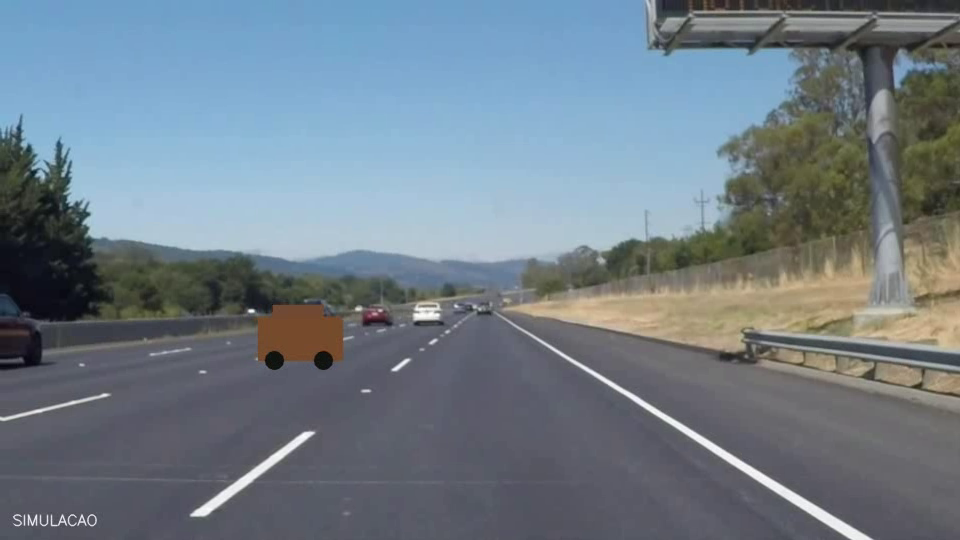
#> input picture frame 3 of exemplos_tp2/Aula_Formas_Keypoints_40_Independentes/dados/trafego_simulado.mp4, 960 x 540 px
$ python 28_frames_consecutivos.py
#> lines starting #> are read from the running program, lines starting #| are printed output that depends on the picture; after the words box and inside, x2 and y2 are one past the last pixel; in counts of white or black regions, pixels touching at a corner belong together
"""
EXEMPLO 28 - Frames Consecutivos

OBJETIVO DA AULA
Ler frames consecutivos e observar mudanças pequenas de posição.

COMO FUNCIONA, ETAPA POR ETAPA
VideoCapture acessa vídeo simulado de 12 FPS com movimento de câmera e um objeto sobreposto que se desloca. O programa é inteiramente autônomo: importa OpenCV e
NumPy, identifica a pasta onde se encontra, lê os arquivos da pasta dados,
executa as operações descritas abaixo e salva os resultados em sua própria
pasta sob saidas/. Nenhuma função é importada de outro arquivo Python.

POR QUE ISSO IMPORTA NA PERCEPÇÃO VEICULAR
Fluxo óptico depende de alterações temporais, então a ordem e intervalo de captura importam. A câmera entrega intensidades de pixels; nenhuma dessas
rotinas, isoladamente, compreende semanticamente a cena ou garante
funcionamento sob qualquer iluminação, chuva ou oclusão.

COMO EXECUTAR
    python exemplos/28_frames_consecutivos.py

EXPERIMENTO PARA OS ALUNOS
Altere um parâmetro de cada vez, compare visualmente as imagens produzidas
e registre as medidas impressas no terminal. Compare também pelo menos duas
cenas. Não confunda número de detecções com acerto sem ter anotações de
referência validadas. Os arquivos são salvos automaticamente; não precisa
abrir janelas GUI, sendo adequado ao Google Colab.

CUIDADOS E LIMITAÇÕES
As fotografias de fundo são reais, mas os sinais circulares são sobrepostos
artificialmente para estudo. O vídeo de fluxo óptico é uma simulação criada
com transformação dos frames de uma cena real. O indicador de apoio do anel
é heurístico, NÃO uma confiança probabilística fornecida pelo OpenCV. A
velocidade estimada em pixels/frame NÃO representa, sem calibração e
profundidade, a velocidade real de um obstáculo em metros por segundo.
"""

import cv2
import numpy as np
import time
import csv
from pathlib import Path

# Cada programa contém integralmente as funções que usa: sem arquivo apoio.py.
BASE = Path(__file__).resolve().parent.parent
DADOS = BASE / 'dados'
SAIDA = BASE / 'saidas' / Path(__file__).stem
SAIDA.mkdir(parents=True, exist_ok=True)

# [5 lines left out: function carregar, not called in this run]

def salvar(nome, imagem):
    destino = SAIDA / nome
    if not cv2.imwrite(str(destino), imagem):
        raise IOError(f'Não foi possível salvar {destino}')
    print('Imagem salva:', destino)
    return destino

def painel(imagens, nomes, arquivo='painel.jpg', colunas=3):
    # Redimensiona cada célula e cria o mosaico de forma legível sem GUI.
    largura, altura = 500, 300
    blocos = []
    for img, nome in zip(imagens, nomes):
        if img.ndim == 2: img = cv2.cvtColor(img, cv2.COLOR_GRAY2BGR)
        vis = cv2.resize(img, (largura, altura), interpolation=cv2.INTER_AREA)
        cv2.rectangle(vis, (0, 0), (largura, 32), (14, 25, 41), -1)
        cv2.putText(vis, nome[:54], (12, 23), cv2.FONT_HERSHEY_SIMPLEX,
                    .63, (245, 245, 245), 2, cv2.LINE_AA)
        blocos.append(vis)
    while len(blocos) % colunas:
        blocos.append(np.full((altura, largura, 3), 240, np.uint8))
    linhas = [np.hstack(blocos[i:i + colunas]) for i in range(0, len(blocos), colunas)]
    return salvar(arquivo, np.vstack(linhas))

# [105 lines left out: functions preparar_circulos, confianca_heuristica, detectar_circulos, desenhar_circulos, desenhar_linhas, detectar_harris and 2 more, not called in this run]

def ler_frames(qtd=2):
#> called with qtd = 3
    cap=cv2.VideoCapture(str(DADOS/'trafego_simulado.mp4'))
    if not cap.isOpened():raise FileNotFoundError('Vídeo não encontrado')
    imagens=[]
    for _ in range(qtd):
        ok,fr=cap.read()
        if not ok:break
        imagens.append(fr)
#> this loop made 3 passes
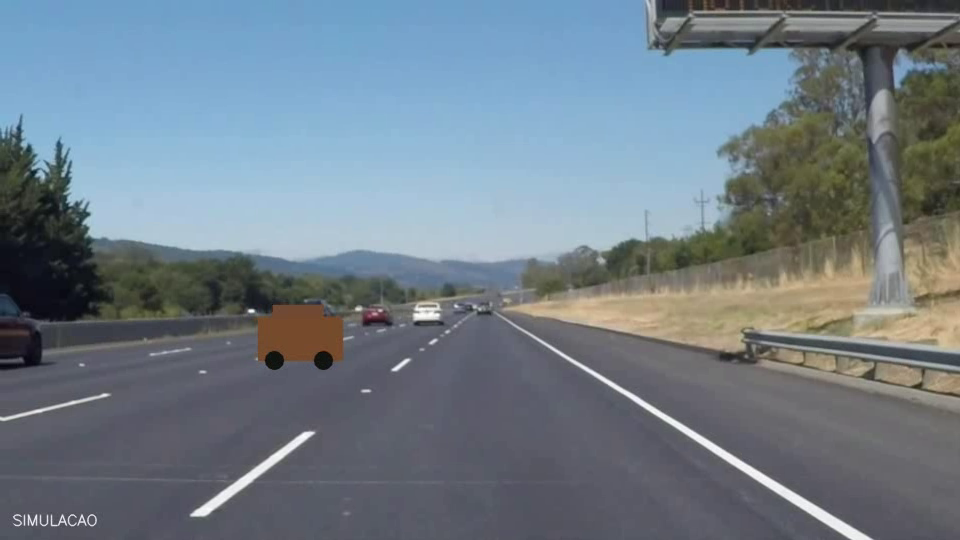
#> input picture frame 3 of exemplos_tp2/Aula_Formas_Keypoints_40_Independentes/dados/trafego_simulado.mp4, 960 x 540 px
#> pass 3, in ler_frames, `ok,fr=cap.read()`:
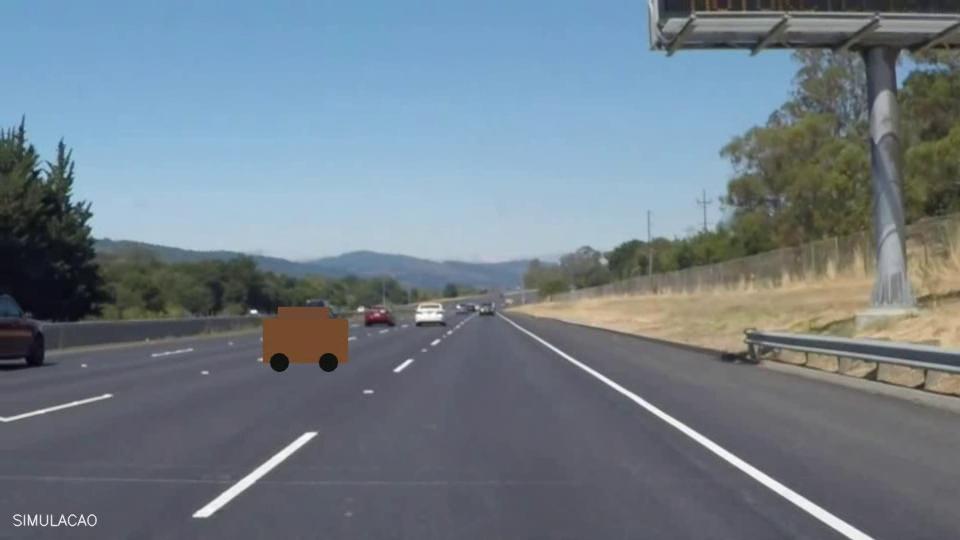
#> fr: shape (540, 960, 3); mean B, G, R 135.9, 125.5, 112.5
#> after the loop, imagens = 3 items
    cap.release()
    if len(imagens)<2:raise RuntimeError('Vídeo insuficiente')
    return imagens

# [22 lines left out: functions fluxo_lk, vetores, not called in this run]

# ===== PROCEDIMENTO PRINCIPAL DO EXEMPLO =====
frames=ler_frames(3)
#> frames = 3 items
a,b=frames[:2]
#> a is the input picture: shape (540, 960, 3); mean B, G, R 135.9, 125.5, 112.6
diff=cv2.absdiff(a,b)
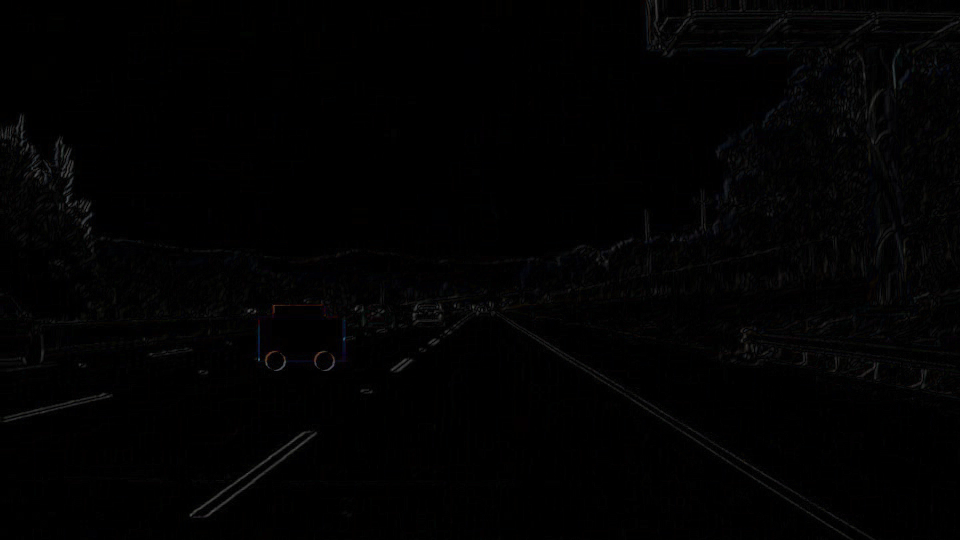
#> diff: shape (540, 960, 3); mean B, G, R 2.1, 1.9, 2
print('Pixels modificados:',np.count_nonzero(cv2.cvtColor(diff,cv2.COLOR_BGR2GRAY)))
#| Pixels modificados: 243625
painel([a,b,diff],['Frame t','Frame t+1','Diferença absoluta'],colunas=3)
#> the loop in painel, `for img, nome in zip(imagens, nomes):` made 3 passes
#> nome on passes 1 to 3: 'Frame t', 'Frame t+1', 'Diferença absoluta'
#> pass 1, in painel, `vis = cv2.resize(img, (largura, altura), interpolation=cv2.INTER_AREA)`:
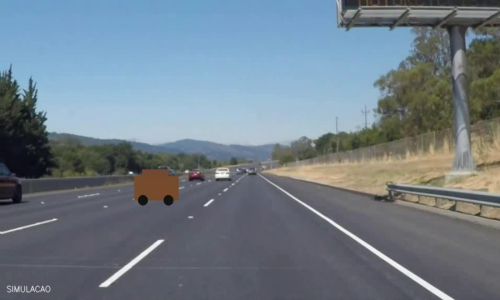
#> vis: shape (300, 500, 3); mean B, G, R 135.9, 125.5, 112.6
#> pass 3, in painel, `vis = cv2.resize(img, (largura, altura), interpolation=cv2.INTER_AREA)`:
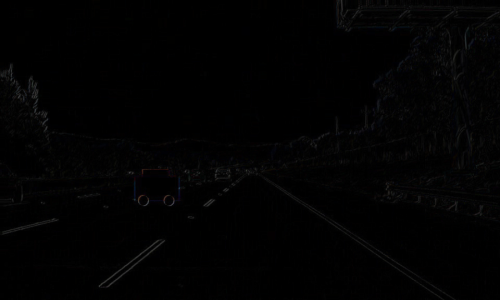
#> vis: shape (300, 500, 3); mean B, G, R 2.1, 1.9, 2
#> after the loop in painel, `for img, nome in zip(imagens, nomes):`:
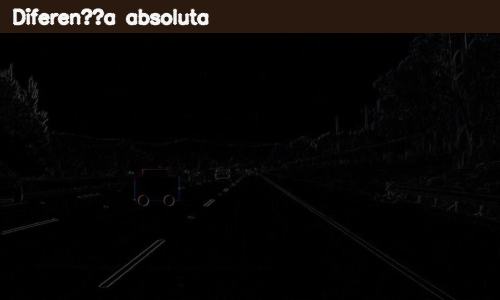
#> vis: shape (300, 500, 3); 11% of pixels changed, all inside (x1, y1, x2, y2) = (0, 0, 500, 33)
#> in painel, `linhas = [np.hstack(blocos[i:i + colunas]) for i in range(0, len(bloco..`: linhas = 1 item
#> in salvar, `if not cv2.imwrite(str(destino), imagem):`:
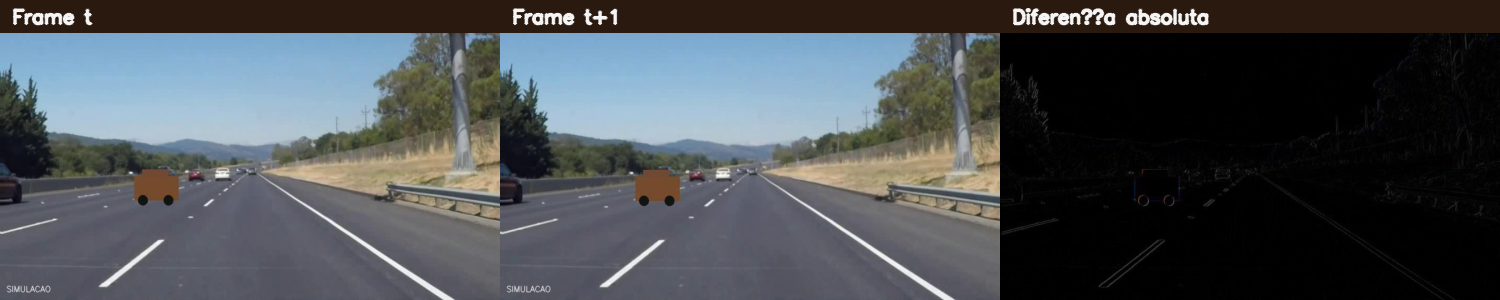
#> saved as painel.jpg: shape (300, 1500, 3); mean B, G, R 82, 78.1, 73.7

$ run again, starting later in the video
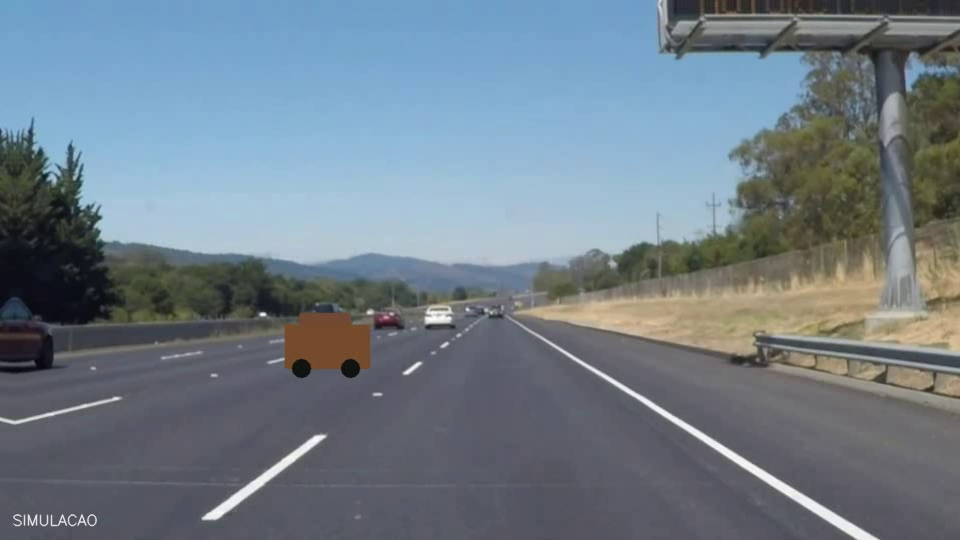
#> input picture frame 13 of exemplos_tp2/Aula_Formas_Keypoints_40_Independentes/dados/trafego_simulado.mp4, 960 x 540 px
#> the loop in ler_frames, `for _ in range(qtd):` made 3 passes
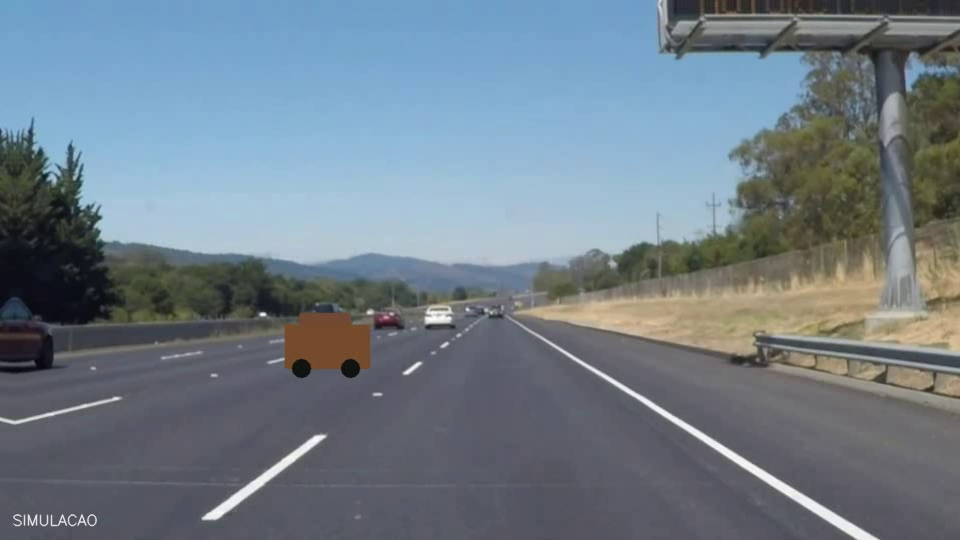
#> input picture frame 13 of exemplos_tp2/Aula_Formas_Keypoints_40_Independentes/dados/trafego_simulado.mp4, 960 x 540 px
#> after the loop in ler_frames, `for _ in range(qtd):`: imagens = 3 items
#> a is the input picture: shape (540, 960, 3); mean B, G, R 136.2, 125.5, 112.2
#| Pixels modificados: 235048
#> the loop in painel, `for img, nome in zip(imagens, nomes):` made 3 passes
#> nome on passes 1 to 3: 'Frame t', 'Frame t+1', 'Diferença absoluta'
#> after the loop in painel, `for img, nome in zip(imagens, nomes):`:
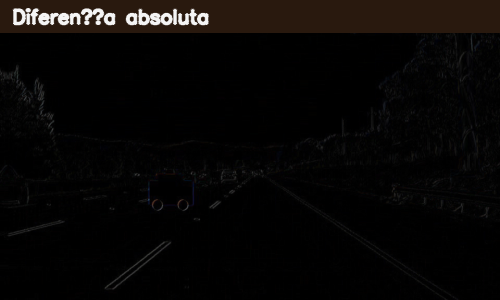
#> vis: shape (300, 500, 3); mean B, G, R 5.9, 6.9, 8.5
#> linhas = 1 item
#> in salvar, `if not cv2.imwrite(str(destino), imagem):`:
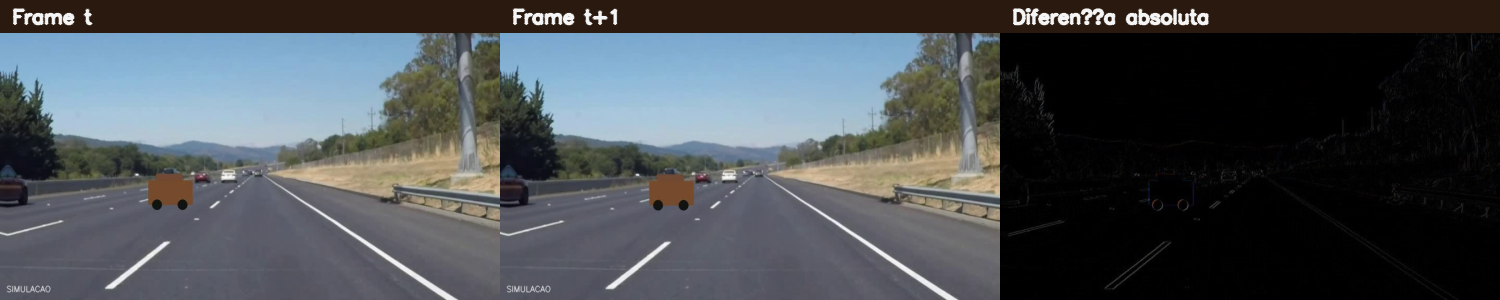
#> saved as painel.jpg: shape (300, 1500, 3); mean B, G, R 82.2, 78.1, 73.4

$ run again, starting later in the video
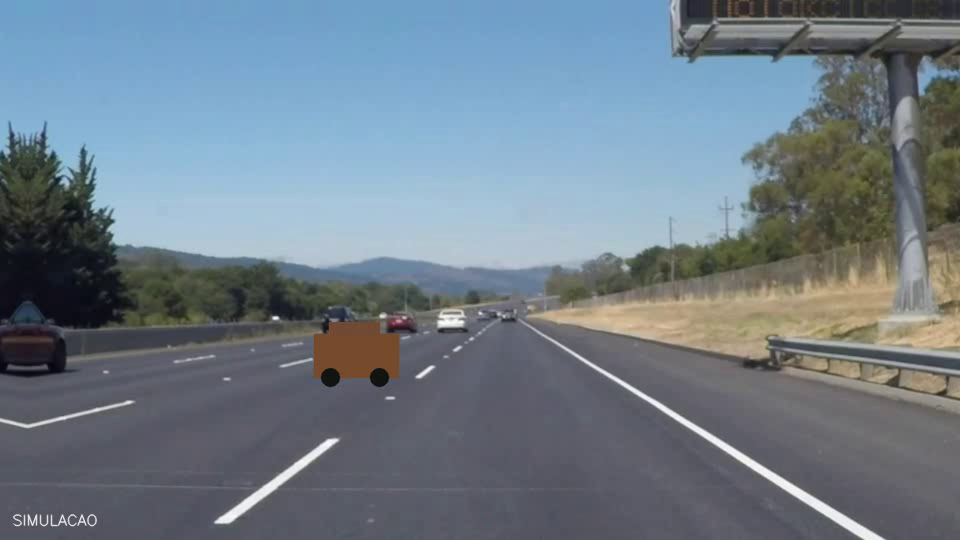
#> input picture frame 24 of exemplos_tp2/Aula_Formas_Keypoints_40_Independentes/dados/trafego_simulado.mp4, 960 x 540 px
#> the loop in ler_frames, `for _ in range(qtd):` made 3 passes
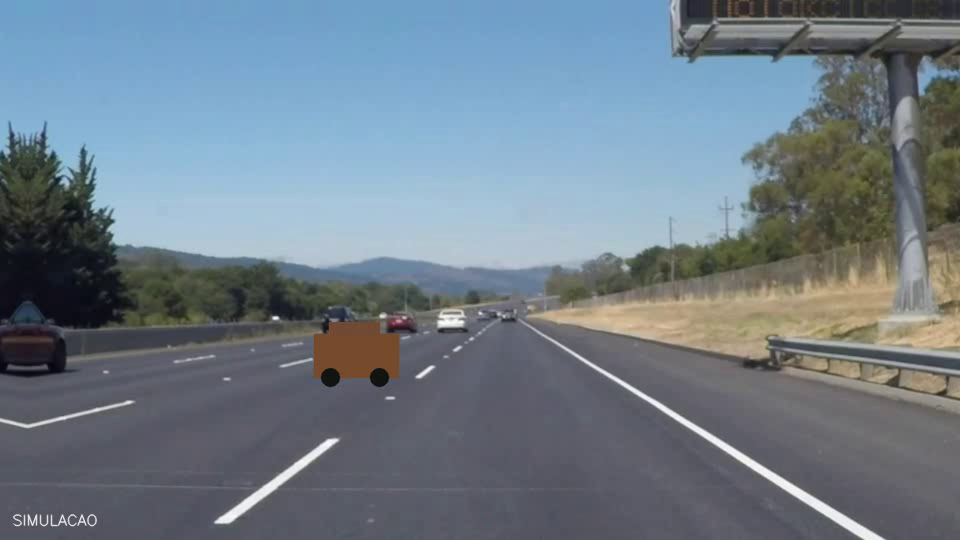
#> input picture frame 24 of exemplos_tp2/Aula_Formas_Keypoints_40_Independentes/dados/trafego_simulado.mp4, 960 x 540 px
#> after the loop in ler_frames, `for _ in range(qtd):`: imagens = 3 items
#> a is the input picture: shape (540, 960, 3); mean B, G, R 136.9, 125.6, 112
#| Pixels modificados: 249636
#> the loop in painel, `for img, nome in zip(imagens, nomes):` made 3 passes
#> nome on passes 1 to 3: 'Frame t', 'Frame t+1', 'Diferença absoluta'
#> after the loop in painel, `for img, nome in zip(imagens, nomes):`:
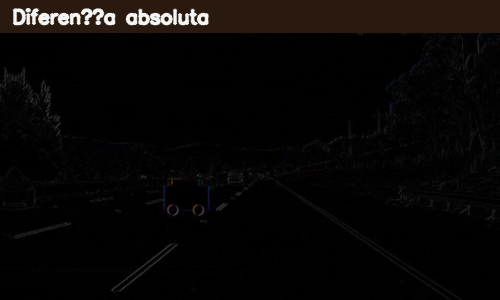
#> vis: shape (300, 500, 3); mean B, G, R 6, 7, 8.6
#> linhas = 1 item
#> in salvar, `if not cv2.imwrite(str(destino), imagem):`:
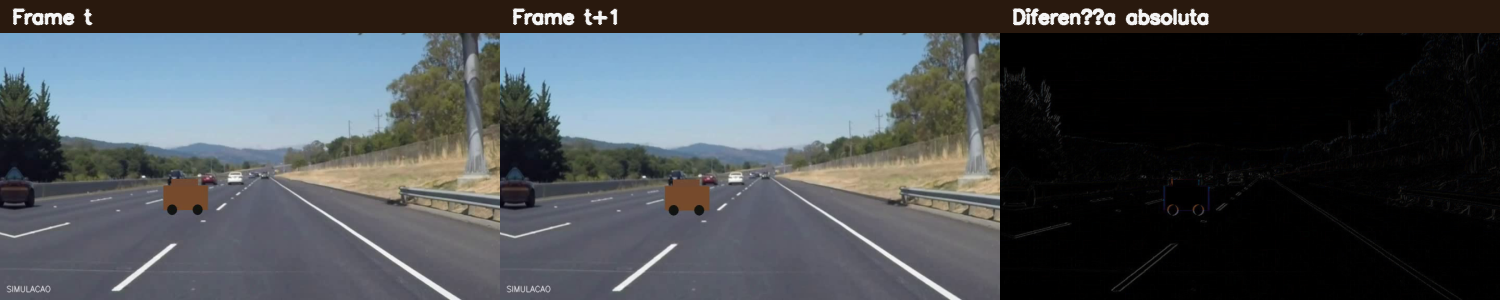
#> saved as painel.jpg: shape (300, 1500, 3); mean B, G, R 82.7, 78.3, 73.3
